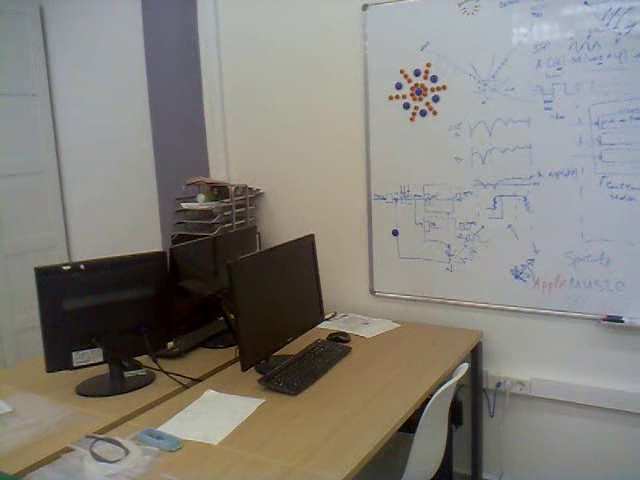
#> input picture Python/Detectors/ORB and BFmatcher/1.jpg, 640 x 480 px
$ python ORB1.3.py
#> lines starting #> are read from the running program, lines starting #| are printed output that depends on the picture; long printed decimals are rounded
import numpy as np
import cv2


img1 = cv2.imread('1.jpg',0)    # queryImage
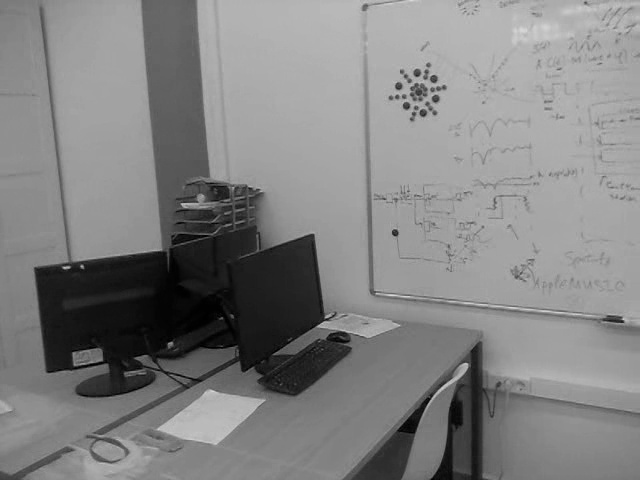
#> img1: shape (480, 640); min 0, max 218, mean 130.3
img2 = cv2.imread('2.jpg',0)    # trainIdxImage
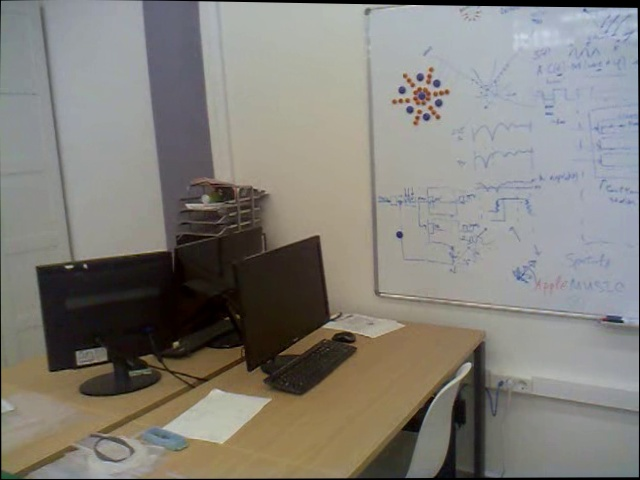
#> input picture Python/Detectors/ORB and BFmatcher/2.jpg, 640 x 480 px
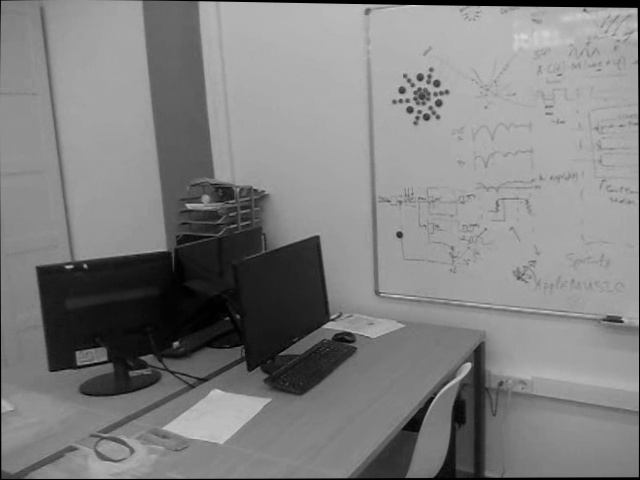
#> img2: shape (480, 640); min 0, max 214, mean 128.2

# Initiate ORB detector
orb = cv2.ORB_create()

# find the keypoints with ORB and compute the descriptors with ORB
kp1, des1 = orb.detectAndCompute(img1, None)
#> kp1 = 499 keypoints; strongest (x, y, size): (326, 317, 31), (327, 319, 31), (81, 266, 31), (395, 235, 31)
kp2, des2 = orb.detectAndCompute(img2, None)
#> kp2 = 500 keypoints; strongest (x, y, size): (410, 109, 44.6), (397, 234, 37.2), (397, 233, 44.6), (438, 104, 44.6)

# Brute Force Matching
bf = cv2.BFMatcher(cv2.NORM_HAMMING, crossCheck=True)   # create BFMatcher object (true - delete 'bad' match)
matches = bf.match(des1, des2)                          # Match descriptors
#> matches = 391 matches
matches = sorted(matches, key = lambda x:x.distance)    # Sort them in the order of their Hamming distance

M = 5           #Numbers of keypoints which will drawed in image
kp11 = []       #Create list for saving M better keypoints in queryImage
kp22 = []       #Create list for saving M better keypoints in trainImage

for mat in range(0, M):
    kp11.append(kp1[matches[mat].queryIdx])     #save M better keypoints in queryImage
    kp22.append(kp2[matches[mat].trainIdx])     #save M better keypoints in trainImage
    print(kp11)
#> this loop made 5 passes
#> (printed output is left out)
#> after the loop, kp11 = 5 keypoints; (x, y, size): (73, 353, 37.2), (463, 367, 92.6), (346, 336, 77.1), (157, 246, 77.1), (331, 334, 92.6); kp22 = 5 keypoints; (x, y, size): (77, 352, 37.2), (466, 367, 92.6), (351, 336, 77.1), (162, 246, 77.1), (337, 334, 92.6)


# Draw M better keypoints and number of keypoints
img3 = cv2.drawKeypoints(img1,kp11,None,color=(0,0,255),flags=0)
img4 = cv2.drawKeypoints(img2,kp22,None,color=(0,0,255),flags=0)

print(kp11[0].pt)
#| (345.877, 335.923)
print(int(kp11[0].pt[0]))
#| 345
print(int(kp11[0].pt[1]))
#| 335
print(kp11[0].size)
#| 77.138

# Draw number of keypoints
font = cv2.FONT_HERSHEY_SIMPLEX
for p in range(0, M):
    cv2.putText(img3,'{}'.format(p+1),(int(kp11[p].pt[0]),int(kp11[p].pt[1])), font, 1,(0,0,255),2,cv2.LINE_AA)
    cv2.putText(img4,'{}'.format(p+1),(int(kp22[p].pt[0]),int(kp22[p].pt[1])), font, 1,(0,0,255),2,cv2.LINE_AA)
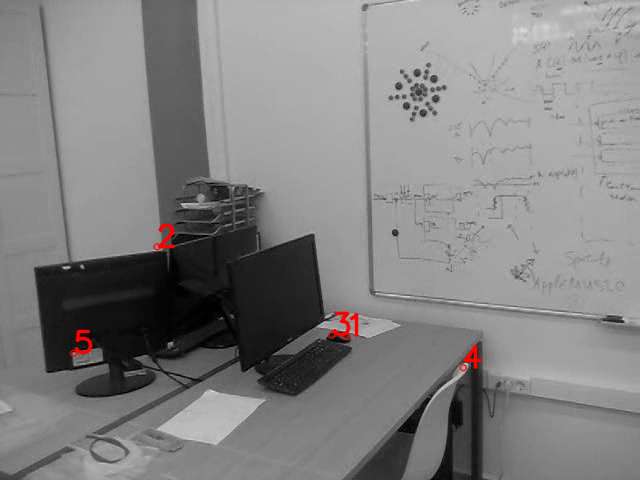
#> img3: shape (480, 640, 3); mean of channels 0, 1, 2 130.1, 130.1, 130.8; drawn as B, G, R
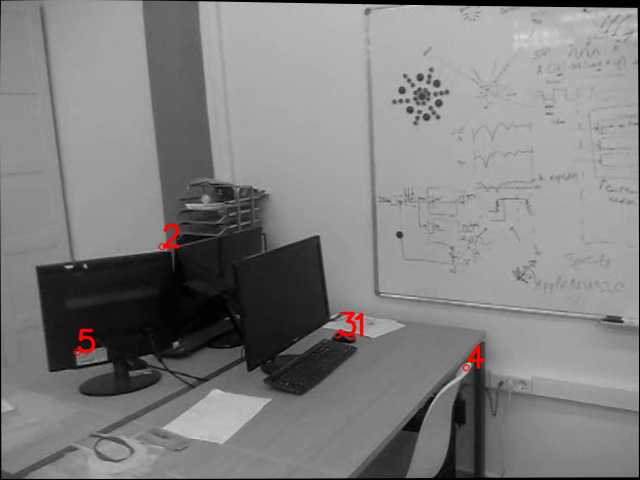
#> img4: shape (480, 640, 3); mean of channels 0, 1, 2 127.9, 127.9, 128.7; drawn as B, G, R

# Show result
cv2.imshow('1',img3)
cv2.imshow('2',img4)

matching_result = cv2.drawMatches(img1, kp1, img2, kp2, matches[:M], None, flags=2)
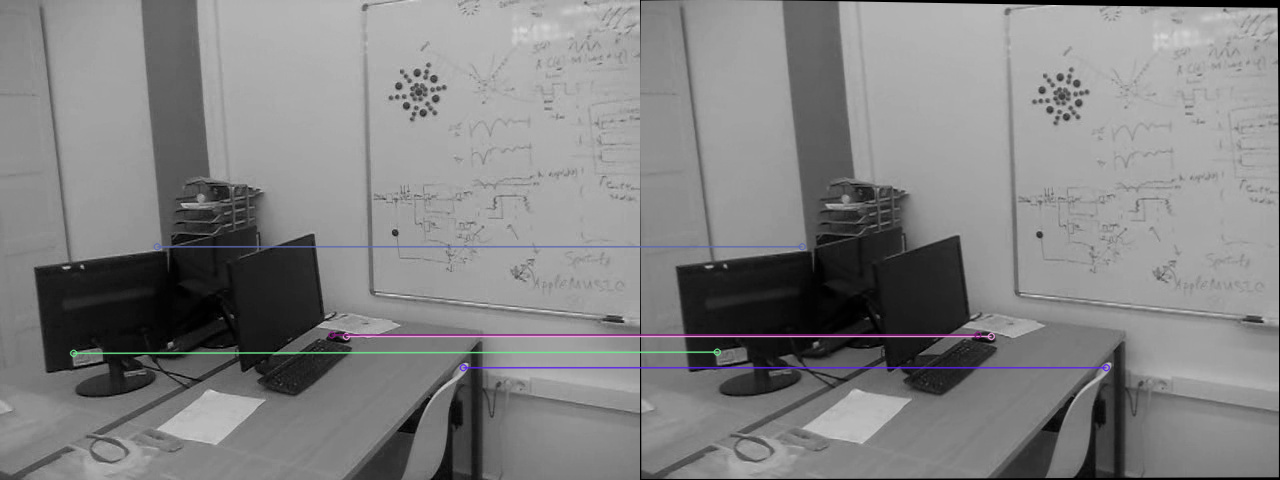
#> matching_result: shape (480, 1280, 3); mean of channels 0, 1, 2 129.9, 129.3, 129.5; drawn as B, G, R
cv2.imshow("Matching result", matching_result)

cv2.waitKey(0)
cv2.destroyAllWindows()
